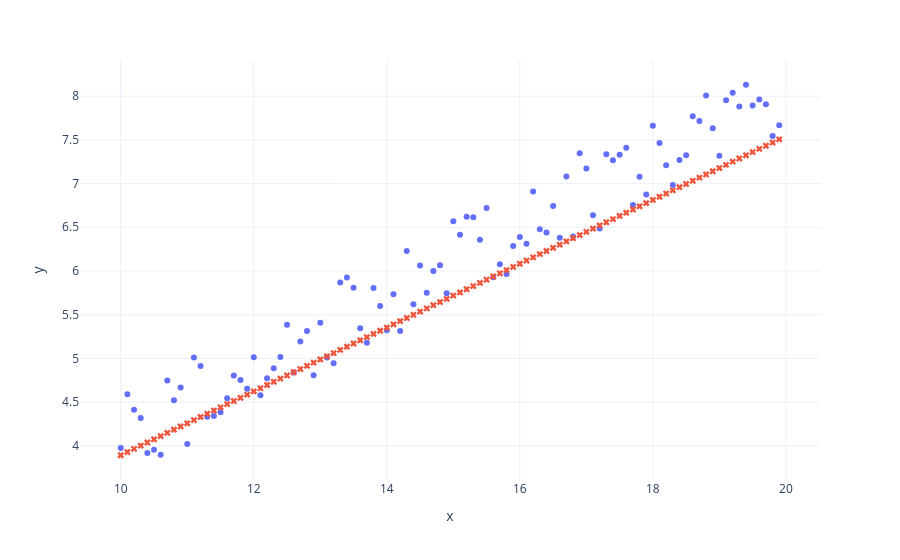

Notebook code cell kept with this figure:
### Code cell
x, y = data_points.get_points(min_x=10, max_x=20)
pred_y = model.predict(np.expand_dims(x, -1))
mse = data_points.calc_mse(pred_y, y)
mae = data_points.calc_mae(pred_y, y)
print(f"MSE = {mse:.6f}, MAE = {mae:.6f}")

f = px.scatter(x=x, y=y)
f.add_scatter(x=x, y=pred_y, showlegend=False, 
              mode='markers', marker_symbol='x')
